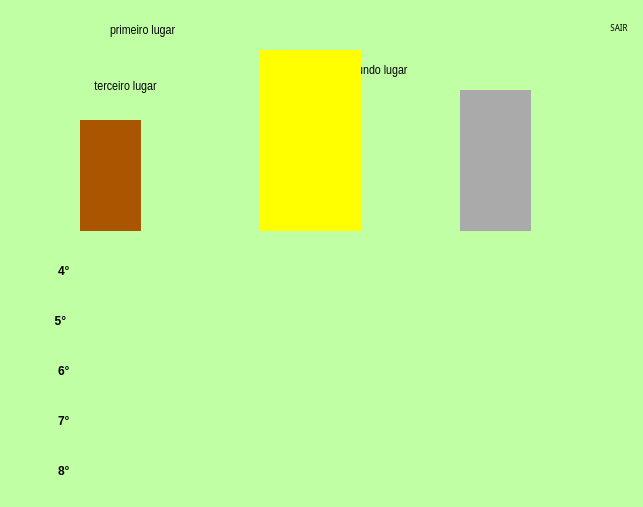
<?xml version="1.0" encoding="UTF-8"?>
<ui version="4.0">
 <class>RankingWindow</class>
 <widget class="QMainWindow" name="RankingWindow">
  <property name="geometry">
   <rect>
    <x>0</x>
    <y>0</y>
    <width>643</width>
    <height>507</height>
   </rect>
  </property>
  <property name="windowTitle">
   <string>Ranking</string>
  </property>
  <property name="styleSheet">
   <string notr="true">background-color: rgb(192, 255, 164);</string>
  </property>
  <widget class="QWidget" name="centralwidget">
   <widget class="QLabel" name="label_gold">
    <property name="geometry">
     <rect>
      <x>260</x>
      <y>50</y>
      <width>101</width>
      <height>181</height>
     </rect>
    </property>
    <property name="styleSheet">
     <string notr="true">background-color: rgb(255, 255, 0);</string>
    </property>
    <property name="text">
     <string/>
    </property>
   </widget>
   <widget class="QLabel" name="label_bronze">
    <property name="geometry">
     <rect>
      <x>80</x>
      <y>120</y>
      <width>61</width>
      <height>111</height>
     </rect>
    </property>
    <property name="styleSheet">
     <string notr="true">background-color: rgb(170, 85, 0);</string>
    </property>
    <property name="text">
     <string/>
    </property>
   </widget>
   <widget class="QLabel" name="label_silver">
    <property name="geometry">
     <rect>
      <x>460</x>
      <y>90</y>
      <width>71</width>
      <height>141</height>
     </rect>
    </property>
    <property name="styleSheet">
     <string notr="true">background-color: rgb(170, 170, 170);</string>
    </property>
    <property name="text">
     <string/>
    </property>
   </widget>
   <widget class="QLabel" name="labelName_Position5">
    <property name="geometry">
     <rect>
      <x>40</x>
      <y>300</y>
      <width>561</width>
      <height>41</height>
     </rect>
    </property>
    <property name="styleSheet">
     <string notr="true">border: 2px solid rgb(0, 113, 0); /* Mesma borda dos LineEdits */
                border-radius: 20px; /* Mesmo arredondamento */
                padding: 5px; /* Mesmo padding */
                background-color: rgb(255, 255, 255); /* Opcional: Para diferenciar um pouco, pode remover *</string>
    </property>
    <property name="text">
     <string/>
    </property>
   </widget>
   <widget class="QLabel" name="labelName_Position6">
    <property name="geometry">
     <rect>
      <x>40</x>
      <y>350</y>
      <width>561</width>
      <height>41</height>
     </rect>
    </property>
    <property name="styleSheet">
     <string notr="true">border: 2px solid rgb(0, 113, 0); /* Mesma borda dos LineEdits */
                border-radius: 20px; /* Mesmo arredondamento */
                padding: 5px; /* Mesmo padding */
                background-color: rgb(255, 255, 255); /* Opcional: Para diferenciar um pouco, pode remover *</string>
    </property>
    <property name="text">
     <string/>
    </property>
   </widget>
   <widget class="QLabel" name="labelName_Position7">
    <property name="geometry">
     <rect>
      <x>40</x>
      <y>400</y>
      <width>561</width>
      <height>41</height>
     </rect>
    </property>
    <property name="styleSheet">
     <string notr="true">border: 2px solid rgb(0, 113, 0); /* Mesma borda dos LineEdits */
                border-radius: 20px; /* Mesmo arredondamento */
                padding: 5px; /* Mesmo padding */
                background-color: rgb(255, 255, 255); /* Opcional: Para diferenciar um pouco, pode remover *</string>
    </property>
    <property name="text">
     <string/>
    </property>
   </widget>
   <widget class="QLabel" name="labelName_Position8">
    <property name="geometry">
     <rect>
      <x>40</x>
      <y>450</y>
      <width>561</width>
      <height>41</height>
     </rect>
    </property>
    <property name="styleSheet">
     <string notr="true">border: 2px solid rgb(0, 113, 0); /* Mesma borda dos LineEdits */
                border-radius: 20px; /* Mesmo arredondamento */
                padding: 5px; /* Mesmo padding */
                background-color: rgb(255, 255, 255); /* Opcional: Para diferenciar um pouco, pode remover *</string>
    </property>
    <property name="text">
     <string/>
    </property>
   </widget>
   <widget class="QLabel" name="silver_medal">
    <property name="geometry">
     <rect>
      <x>470</x>
      <y>80</y>
      <width>61</width>
      <height>71</height>
     </rect>
    </property>
    <property name="styleSheet">
     <string notr="true">    background-color: transparent; /* Remove o fundo */
    border: none; /* Remove a borda */
    padding: 0px; /* Ajuste o espaçamento interno se necessário */

    /* Opcional: Adicione um efeito de hover se desejar */
    /* background-color: rgba(255, 255, 255, 50); */ /* Exemplo: um leve fundo branco transparente ao passar o mouse */

    /* Opcional: Adicione um efeito de pressionado se desejar */
    /* background-color: rgba(255, 255, 255, 100); */ /* Exemplo: um fundo branco um pouco mais opaco ao clicar */
</string>
    </property>
    <property name="text">
     <string/>
    </property>
    <property name="pixmap">
     <pixmap>../assets/silver-medal (1).png</pixmap>
    </property>
   </widget>
   <widget class="QLabel" name="bronze_medal">
    <property name="geometry">
     <rect>
      <x>90</x>
      <y>120</y>
      <width>41</width>
      <height>51</height>
     </rect>
    </property>
    <property name="styleSheet">
     <string notr="true">    background-color: transparent; /* Remove o fundo */
    border: none; /* Remove a borda */
    padding: 0px; /* Ajuste o espaçamento interno se necessário */

    /* Opcional: Adicione um efeito de hover se desejar */
    /* background-color: rgba(255, 255, 255, 50); */ /* Exemplo: um leve fundo branco transparente ao passar o mouse */

    /* Opcional: Adicione um efeito de pressionado se desejar */
    /* background-color: rgba(255, 255, 255, 100); */ /* Exemplo: um fundo branco um pouco mais opaco ao clicar */
</string>
    </property>
    <property name="text">
     <string/>
    </property>
    <property name="pixmap">
     <pixmap>../assets/bronze-medal (1).png</pixmap>
    </property>
   </widget>
   <widget class="QLabel" name="gold_medal">
    <property name="geometry">
     <rect>
      <x>290</x>
      <y>40</y>
      <width>41</width>
      <height>71</height>
     </rect>
    </property>
    <property name="styleSheet">
     <string notr="true">    background-color: transparent; /* Remove o fundo */
    border: none; /* Remove a borda */
    padding: 0px; /* Ajuste o espaçamento interno se necessário */

    /* Opcional: Adicione um efeito de hover se desejar */
    /* background-color: rgba(255, 255, 255, 50); */ /* Exemplo: um leve fundo branco transparente ao passar o mouse */

    /* Opcional: Adicione um efeito de pressionado se desejar */
    /* background-color: rgba(255, 255, 255, 100); */ /* Exemplo: um fundo branco um pouco mais opaco ao clicar */
</string>
    </property>
    <property name="text">
     <string/>
    </property>
    <property name="pixmap">
     <pixmap>../assets/gold-medal (1).png</pixmap>
    </property>
   </widget>
   <widget class="QLabel" name="labelName_position1">
    <property name="geometry">
     <rect>
      <x>110</x>
      <y>10</y>
      <width>411</width>
      <height>41</height>
     </rect>
    </property>
    <property name="font">
     <font>
      <family>Arial Narrow</family>
      <pointsize>10</pointsize>
      <weight>50</weight>
      <bold>false</bold>
     </font>
    </property>
    <property name="mouseTracking">
     <bool>false</bool>
    </property>
    <property name="tabletTracking">
     <bool>false</bool>
    </property>
    <property name="styleSheet">
     <string notr="true">    background-color: transparent; /* Remove o fundo */
    border: none; /* Remove a borda */
    padding: 0px; /* Ajuste o espaçamento interno se necessário */

    /* Opcional: Adicione um efeito de hover se desejar */
    /* background-color: rgba(255, 255, 255, 50); */ /* Exemplo: um leve fundo branco transparente ao passar o mouse */

    /* Opcional: Adicione um efeito de pressionado se desejar */
    /* background-color: rgba(255, 255, 255, 100); */ /* Exemplo: um fundo branco um pouco mais opaco ao clicar */
</string>
    </property>
    <property name="text">
     <string>primeiro lugar</string>
    </property>
    <property name="alignment">
     <set>Qt::AlignLeading|Qt::AlignLeft|Qt::AlignVCenter</set>
    </property>
    <property name="wordWrap">
     <bool>true</bool>
    </property>
   </widget>
   <widget class="QLabel" name="labelName_position2">
    <property name="geometry">
     <rect>
      <x>340</x>
      <y>50</y>
      <width>351</width>
      <height>41</height>
     </rect>
    </property>
    <property name="font">
     <font>
      <family>Arial Narrow</family>
      <pointsize>10</pointsize>
      <weight>50</weight>
      <bold>false</bold>
     </font>
    </property>
    <property name="styleSheet">
     <string notr="true">    background-color: transparent; /* Remove o fundo */
    border: none; /* Remove a borda */
    padding: 0px; /* Ajuste o espaçamento interno se necessário */

    /* Opcional: Adicione um efeito de hover se desejar */
    /* background-color: rgba(255, 255, 255, 50); */ /* Exemplo: um leve fundo branco transparente ao passar o mouse */

    /* Opcional: Adicione um efeito de pressionado se desejar */
    /* background-color: rgba(255, 255, 255, 100); */ /* Exemplo: um fundo branco um pouco mais opaco ao clicar */
</string>
    </property>
    <property name="text">
     <string>segundo lugar</string>
    </property>
    <property name="alignment">
     <set>Qt::AlignLeading|Qt::AlignLeft|Qt::AlignVCenter</set>
    </property>
    <property name="wordWrap">
     <bool>true</bool>
    </property>
   </widget>
   <widget class="QLabel" name="labelName_position3">
    <property name="geometry">
     <rect>
      <x>0</x>
      <y>80</y>
      <width>251</width>
      <height>41</height>
     </rect>
    </property>
    <property name="font">
     <font>
      <family>Arial Narrow</family>
      <pointsize>10</pointsize>
      <weight>50</weight>
      <bold>false</bold>
     </font>
    </property>
    <property name="styleSheet">
     <string notr="true">    background-color: transparent; /* Remove o fundo */
    border: none; /* Remove a borda */
    padding: 0px; /* Ajuste o espaçamento interno se necessário */

    /* Opcional: Adicione um efeito de hover se desejar */
    /* background-color: rgba(255, 255, 255, 50); */ /* Exemplo: um leve fundo branco transparente ao passar o mouse */

    /* Opcional: Adicione um efeito de pressionado se desejar */
    /* background-color: rgba(255, 255, 255, 100); */ /* Exemplo: um fundo branco um pouco mais opaco ao clicar */
</string>
    </property>
    <property name="text">
     <string>terceiro lugar</string>
    </property>
    <property name="alignment">
     <set>Qt::AlignHCenter|Qt::AlignTop</set>
    </property>
    <property name="wordWrap">
     <bool>true</bool>
    </property>
   </widget>
   <widget class="QLabel" name="label_exit">
    <property name="geometry">
     <rect>
      <x>600</x>
      <y>20</y>
      <width>41</width>
      <height>16</height>
     </rect>
    </property>
    <property name="font">
     <font>
      <family>Arial Rounded MT Bold</family>
      <pointsize>6</pointsize>
     </font>
    </property>
    <property name="text">
     <string>     SAIR</string>
    </property>
   </widget>
   <widget class="QPushButton" name="button_Exit">
    <property name="geometry">
     <rect>
      <x>600</x>
      <y>0</y>
      <width>41</width>
      <height>31</height>
     </rect>
    </property>
    <property name="cursor">
     <cursorShape>PointingHandCursor</cursorShape>
    </property>
    <property name="styleSheet">
     <string notr="true">QPushButton {
    background-color: transparent; /* Remove o fundo */
    border: none; /* Remove a borda */
    padding: 0px; /* Ajuste o espaçamento interno se necessário */
}

QPushButton:hover {
    /* Opcional: Adicione um efeito de hover se desejar */
    /* background-color: rgba(255, 255, 255, 50); */ /* Exemplo: um leve fundo branco transparente ao passar o mouse */
}

QPushButton:pressed {
    /* Opcional: Adicione um efeito de pressionado se desejar */
    /* background-color: rgba(255, 255, 255, 100); */ /* Exemplo: um fundo branco um pouco mais opaco ao clicar */
}
</string>
    </property>
    <property name="text">
     <string/>
    </property>
    <property name="icon">
     <iconset>
      <normaloff>../assets/icon_exit.png</normaloff>../assets/icon_exit.png</iconset>
    </property>
    <property name="iconSize">
     <size>
      <width>20</width>
      <height>50</height>
     </size>
    </property>
   </widget>
   <widget class="QLabel" name="label_position4">
    <property name="geometry">
     <rect>
      <x>50</x>
      <y>261</y>
      <width>41</width>
      <height>20</height>
     </rect>
    </property>
    <property name="font">
     <font>
      <weight>75</weight>
      <bold>true</bold>
     </font>
    </property>
    <property name="styleSheet">
     <string notr="true">
                border-radius: 20px; /* Mesmo arredondamento */
                padding: 5px; /* Mesmo padding */
                 background-color: transparent; /* Remove o fundo */</string>
    </property>
    <property name="text">
     <string>4°</string>
    </property>
   </widget>
   <widget class="QLabel" name="label_position5">
    <property name="geometry">
     <rect>
      <x>40</x>
      <y>310</y>
      <width>51</width>
      <height>21</height>
     </rect>
    </property>
    <property name="font">
     <font>
      <weight>75</weight>
      <bold>true</bold>
     </font>
    </property>
    <property name="styleSheet">
     <string notr="true">                border-radius: 20px; /* Mesmo arredondamento */
                padding: 5px; /* Mesmo padding */
                 background-color: transparent; /* Remove o fundo */</string>
    </property>
    <property name="text">
     <string>  5°</string>
    </property>
   </widget>
   <widget class="QLabel" name="label_position7_2">
    <property name="geometry">
     <rect>
      <x>50</x>
      <y>360</y>
      <width>41</width>
      <height>21</height>
     </rect>
    </property>
    <property name="font">
     <font>
      <weight>75</weight>
      <bold>true</bold>
     </font>
    </property>
    <property name="styleSheet">
     <string notr="true">                border-radius: 20px; /* Mesmo arredondamento */
                padding: 5px; /* Mesmo padding */
                 background-color: transparent; /* Remove o fundo */</string>
    </property>
    <property name="text">
     <string>6°</string>
    </property>
   </widget>
   <widget class="QLabel" name="label_position7">
    <property name="geometry">
     <rect>
      <x>50</x>
      <y>410</y>
      <width>41</width>
      <height>21</height>
     </rect>
    </property>
    <property name="font">
     <font>
      <weight>75</weight>
      <bold>true</bold>
     </font>
    </property>
    <property name="styleSheet">
     <string notr="true">                border-radius: 20px; /* Mesmo arredondamento */
                padding: 5px; /* Mesmo padding */
                 background-color: transparent; /* Remove o fundo */</string>
    </property>
    <property name="text">
     <string>7°</string>
    </property>
   </widget>
   <widget class="QLabel" name="label_position8">
    <property name="geometry">
     <rect>
      <x>50</x>
      <y>460</y>
      <width>41</width>
      <height>21</height>
     </rect>
    </property>
    <property name="font">
     <font>
      <weight>75</weight>
      <bold>true</bold>
     </font>
    </property>
    <property name="styleSheet">
     <string notr="true">                border-radius: 20px; /* Mesmo arredondamento */
                padding: 5px; /* Mesmo padding */
                 background-color: transparent; /* Remove o fundo */</string>
    </property>
    <property name="text">
     <string>8°</string>
    </property>
   </widget>
   <widget class="QLabel" name="labelName_Position4">
    <property name="geometry">
     <rect>
      <x>40</x>
      <y>250</y>
      <width>561</width>
      <height>41</height>
     </rect>
    </property>
    <property name="styleSheet">
     <string notr="true">border: 2px solid rgb(0, 113, 0); /* Mesma borda dos LineEdits */
                border-radius: 20px; /* Mesmo arredondamento */
                padding: 5px; /* Mesmo padding */
                background-color: rgb(255, 255, 255); /* Opcional: Para diferenciar um pouco, pode remover *</string>
    </property>
    <property name="text">
     <string/>
    </property>
   </widget>
   <zorder>labelName_Position4</zorder>
   <zorder>labelName_Position5</zorder>
   <zorder>labelName_Position6</zorder>
   <zorder>labelName_Position7</zorder>
   <zorder>labelName_Position8</zorder>
   <zorder>labelName_position1</zorder>
   <zorder>labelName_position2</zorder>
   <zorder>labelName_position3</zorder>
   <zorder>label_exit</zorder>
   <zorder>button_Exit</zorder>
   <zorder>label_position4</zorder>
   <zorder>label_position5</zorder>
   <zorder>label_position7_2</zorder>
   <zorder>label_position7</zorder>
   <zorder>label_position8</zorder>
   <zorder>label_gold</zorder>
   <zorder>label_silver</zorder>
   <zorder>label_bronze</zorder>
   <zorder>silver_medal</zorder>
   <zorder>bronze_medal</zorder>
   <zorder>gold_medal</zorder>
  </widget>
 </widget>
 <resources/>
 <connections/>
</ui>
